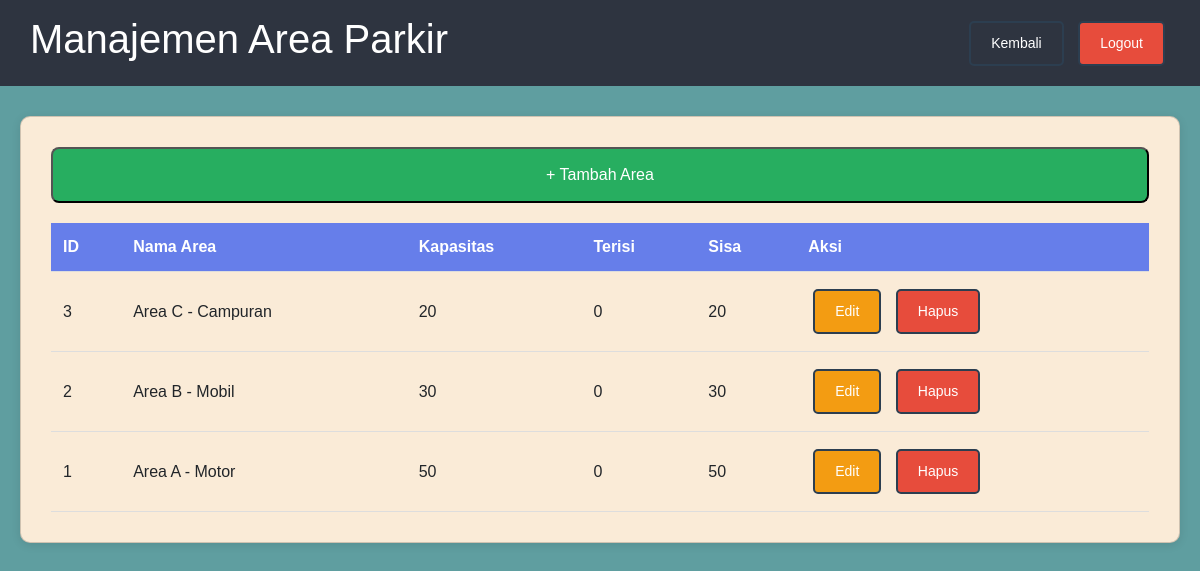
The app's page /admin/area.php (signed in) with its own data.
### tables this page shows
CREATE TABLE IF NOT EXISTS tb_area_parkir (
    id_area INT(11) AUTO_INCREMENT PRIMARY KEY,
    nama_area VARCHAR(50) NOT NULL,
    kapasitas INT(5) NOT NULL,
    terisi INT(5) DEFAULT 0
);

### admin/area.php (the view, shortened to what this page needs)
<?php
require '../koneksi.php';
$result = mysqli_query($conn, "SELECT * FROM tb_area_parkir ORDER BY id_area DESC");
?>
<!DOCTYPE html>
<html lang="id">
<head>
    <link href="https://cdn.jsdelivr.net/npm/bootstrap@5.3.8/dist/css/bootstrap.min.css" rel="stylesheet"
>
</head>
<body>
    <div class="header">
        <h1>Manajemen Area Parkir</h1>
        <div>
            <a href="../dashboard.php" class="btn">Kembali</a>
            <a href="../logout.php" class="btn btn-danger">Logout</a>
        </div>
    </div>
    <div class="container">
        <div class="card">
            <button class="btn-tambah" onclick="document.getElementById('modalTambah').style.display='block'">+
                Tambah Area</button>
            <table>
                <thead>
                    <tr>
                        <th>ID</th>
                        <th>Nama Area</th>
                        <th>Kapasitas</th>
                        <th>Terisi</th>
                        <th>Sisa</th>
                        <th>Aksi</th>
                    </tr>
                </thead>
                <tbody>
                    <?php while ($row = mysqli_fetch_assoc($result)): ?>
                        <tr>
                            <td><?php echo $row['id_area']; ?></td>
                            <td><?php echo $row['nama_area']; ?></td>
                            <td><?php echo $row['kapasitas']; ?></td>
                            <td><?php echo $row['terisi']; ?></td>
                            <td><?php echo $row['kapasitas'] - $row['terisi']; ?></td>
                            <td>
                                <button class="btn"
                                    onclick="editArea(<?php echo $row['id_area']; ?>, '<?php echo $row['nama_area']; ?>', <?php echo $row['kapasitas']; ?>, <?php echo $row['terisi']; ?>)"
                                    style="background: #f39c12;">Edit</button>
                                <form method="POST" style="display: inline;"
                                    onsubmit="return confirm('Yakin ingin menghapus?');">
                                    <button type="submit" name="hapus" class="btn btn-danger">Hapus</button>
                                </form>
                            </td>
                        </tr>
                    <?php endwhile; ?>
                </tbody>
            </table>
        </div>
    </div>
</body>
</html>

### admin/area.php (style rules this page uses)
* { margin: 0; padding: 0; box-sizing: border-box; }
body { font-family: Arial, sans-serif; background: cadetblue; }
.header { background: #2E3440; color: white; padding: 15px 30px; display: flex; justify-content: space-between; align-items: center; }
.container { max-width: 1200px; margin: 30px auto; padding: 0 20px; }
.card { background: antiquewhite; padding: 30px; border-radius: 10px; box-shadow: 0 2px 10px rgba(0, 0, 0, 0.1); margin-bottom: 30px; }
.btn-tambah { padding: 14px 20px; font-size: 16px; border-radius: 8px; background-color: #27ae60; color: white; }
.btn { display: inline-block; padding: 10px 20px; background: transparent; color: white; text-decoration: none; border-radius: 5px; border: 2px solid #2c3e50; cursor: pointer; font-size: 14px; margin: 5px; }
.btn-danger { background: #e74c3c; }
table { width: 100%; border-collapse: collapse; margin-top: 20px; }
th, td { padding: 12px; text-align: left; border-bottom: 1px solid #ddd; }
th { background: #667eea; color: white; }

### records on screen
tb_area_parkir: id_area "3", nama_area "Area C - Campuran", kapasitas "20", terisi "0", $row['kapasitas']-$row['terisi'] "20"
tb_area_parkir: id_area "2", nama_area "Area B - Mobil", kapasitas "30", terisi "0", $row['kapasitas']-$row['terisi'] "30"
tb_area_parkir: id_area "1", nama_area "Area A - Motor", kapasitas "50", terisi "0", $row['kapasitas']-$row['terisi'] "50"
